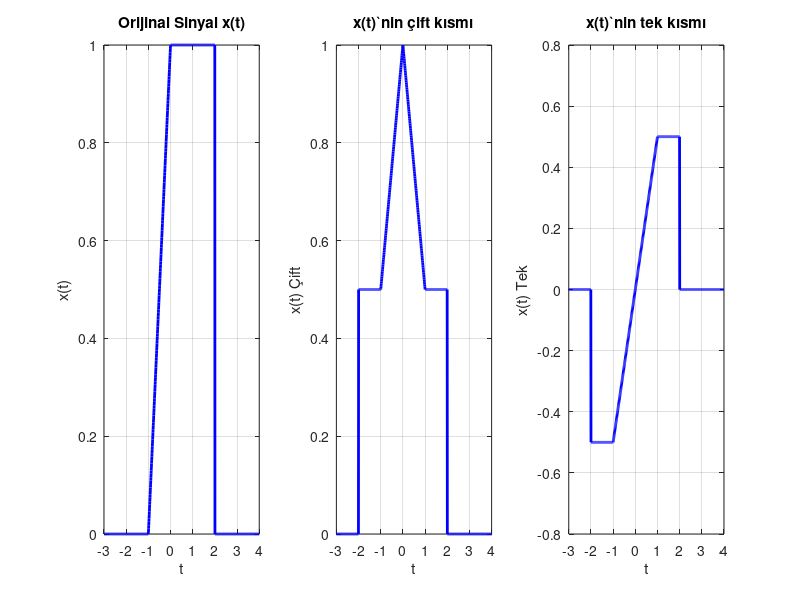

The MATLAB source for this figure: (Note: this script raises an error after producing the figure.)
% Mehmet ALTINTAŞ 1901022065
% ELM 264 PROJE 1- PROBLEM 3

% Zaman aralığını tanımlama
t = linspace(-3, 4, 1000);

% Sağlanan bilgilere dayanarak orijinal sinyali tanımlama
x_t = zeros(size(t));
x_t(t >= -1 & t < 0) = t(t >= -1 & t < 0) + 1;
x_t(t == 2) = 1;
x_t(t > 0 & t < 2) = 1;

% Çift ve tek parça hesaplaması için negatif t için sinyal fonksiyonunu
% tanımlama
x_t_neg = zeros(size(t));
x_t_neg(-t >= -1 & -t < 0) = -t(-t >= -1 & -t < 0) + 1;
x_t_neg(t == -2) = 1;
x_t_neg(-t > 0 & -t < 2) = 1;

% Sinyalin çift kısmını hesaplama
x_t_even = (x_t + x_t_neg) / 2;

% Sinyalin tek kısmını hesaplama
x_t_odd = (x_t - x_t_neg) / 2;

% Orijinal sinyali çizme
figure;
subplot(1, 3, 1);
plot(t, x_t, 'b', 'LineWidth', 2);
title('Orijinal Sinyal x(t)');
xlabel('t');
ylabel('x(t)');
grid on;

% Sinyalin çift kısmını çizme
subplot(1, 3, 2);
plot(t, x_t_even, 'b', 'LineWidth', 2);
title('x(t)`nin çift kısmı');
xlabel('t');
ylabel('x(t) Çift');
grid on;

% Sinyalin tek kısmını çizme
subplot(1, 3, 3);
plot(t, x_t_odd, 'b', 'LineWidth', 2);
title('x(t)`nin tek kısmı');
xlabel('t');
ylabel('x(t) Tek');
grid on;

sgtitle('Sinyal Analizi');
